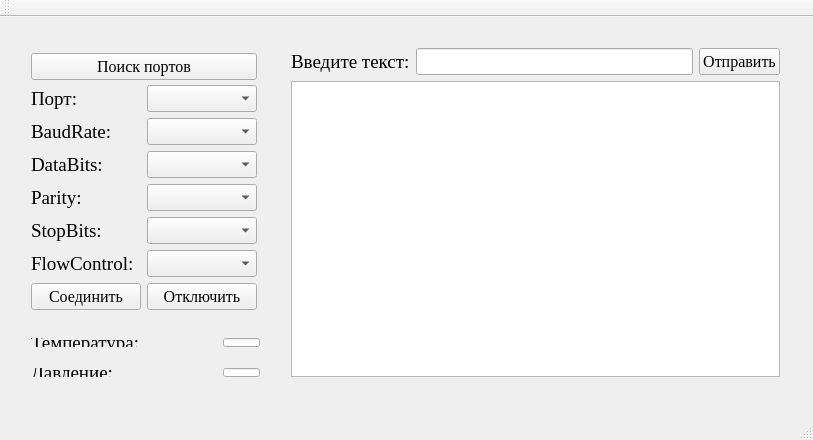
<?xml version="1.0" encoding="UTF-8"?>
<ui version="4.0">
 <class>MainWindow</class>
 <widget class="QMainWindow" name="MainWindow">
  <property name="geometry">
   <rect>
    <x>0</x>
    <y>0</y>
    <width>813</width>
    <height>440</height>
   </rect>
  </property>
  <property name="windowTitle">
   <string>COM connector</string>
  </property>
  <widget class="QWidget" name="centralWidget">
   <widget class="QWidget" name="verticalLayoutWidget">
    <property name="geometry">
     <rect>
      <x>20</x>
      <y>20</y>
      <width>248</width>
      <height>289</height>
     </rect>
    </property>
    <layout class="QVBoxLayout" name="verticalLayout">
     <property name="spacing">
      <number>0</number>
     </property>
     <item>
      <widget class="QPushButton" name="portSearchButton">
       <property name="font">
        <font>
         <family>Times New Roman</family>
         <pointsize>12</pointsize>
        </font>
       </property>
       <property name="text">
        <string>Поиск портов</string>
       </property>
      </widget>
     </item>
     <item>
      <layout class="QGridLayout" name="gridLayout">
       <item row="6" column="1">
        <widget class="QPushButton" name="disconnectButton">
         <property name="font">
          <font>
           <family>Times New Roman</family>
           <pointsize>12</pointsize>
          </font>
         </property>
         <property name="text">
          <string>Отключить</string>
         </property>
        </widget>
       </item>
       <item row="5" column="0">
        <widget class="QLabel" name="flowControlLabel">
         <property name="font">
          <font>
           <family>Times New Roman</family>
           <pointsize>14</pointsize>
          </font>
         </property>
         <property name="text">
          <string>FlowControl:</string>
         </property>
        </widget>
       </item>
       <item row="1" column="0">
        <widget class="QLabel" name="baudLabel">
         <property name="font">
          <font>
           <family>Times New Roman</family>
           <pointsize>14</pointsize>
          </font>
         </property>
         <property name="text">
          <string>BaudRate:</string>
         </property>
        </widget>
       </item>
       <item row="2" column="0">
        <widget class="QLabel" name="dataBitsLabel">
         <property name="font">
          <font>
           <family>Times New Roman</family>
           <pointsize>14</pointsize>
          </font>
         </property>
         <property name="text">
          <string>DataBits:</string>
         </property>
        </widget>
       </item>
       <item row="5" column="1">
        <widget class="QComboBox" name="flowControlComboBox">
         <property name="font">
          <font>
           <family>Times New Roman</family>
           <pointsize>12</pointsize>
          </font>
         </property>
        </widget>
       </item>
       <item row="6" column="0">
        <widget class="QPushButton" name="connectButton">
         <property name="font">
          <font>
           <family>Times New Roman</family>
           <pointsize>12</pointsize>
          </font>
         </property>
         <property name="text">
          <string>Соединить</string>
         </property>
        </widget>
       </item>
       <item row="3" column="1">
        <widget class="QComboBox" name="parityComboBox">
         <property name="font">
          <font>
           <family>Times New Roman</family>
           <pointsize>12</pointsize>
          </font>
         </property>
        </widget>
       </item>
       <item row="2" column="1">
        <widget class="QComboBox" name="dataBitsComboBox">
         <property name="font">
          <font>
           <family>Times New Roman</family>
           <pointsize>12</pointsize>
          </font>
         </property>
        </widget>
       </item>
       <item row="1" column="1">
        <widget class="QComboBox" name="baudComboBox">
         <property name="font">
          <font>
           <family>Times New Roman</family>
           <pointsize>12</pointsize>
          </font>
         </property>
        </widget>
       </item>
       <item row="3" column="0">
        <widget class="QLabel" name="parityLabel">
         <property name="font">
          <font>
           <family>Times New Roman</family>
           <pointsize>14</pointsize>
          </font>
         </property>
         <property name="text">
          <string>Parity:</string>
         </property>
        </widget>
       </item>
       <item row="4" column="0">
        <widget class="QLabel" name="StopBitsLabel">
         <property name="font">
          <font>
           <family>Times New Roman</family>
           <pointsize>14</pointsize>
          </font>
         </property>
         <property name="text">
          <string>StopBits:</string>
         </property>
        </widget>
       </item>
       <item row="4" column="1">
        <widget class="QComboBox" name="stopBitsComboBox">
         <property name="font">
          <font>
           <family>Times New Roman</family>
           <pointsize>12</pointsize>
          </font>
         </property>
        </widget>
       </item>
       <item row="0" column="0">
        <widget class="QLabel" name="label">
         <property name="font">
          <font>
           <family>Times New Roman</family>
           <pointsize>14</pointsize>
          </font>
         </property>
         <property name="text">
          <string>Порт:</string>
         </property>
        </widget>
       </item>
       <item row="0" column="1">
        <widget class="QComboBox" name="portComboBox">
         <property name="font">
          <font>
           <family>Times New Roman</family>
           <pointsize>12</pointsize>
          </font>
         </property>
        </widget>
       </item>
      </layout>
     </item>
    </layout>
   </widget>
   <widget class="QWidget" name="verticalLayoutWidget_2">
    <property name="geometry">
     <rect>
      <x>280</x>
      <y>20</y>
      <width>511</width>
      <height>351</height>
     </rect>
    </property>
    <layout class="QVBoxLayout" name="verticalLayout_2" stretch="0,0">
     <item>
      <layout class="QHBoxLayout" name="horizontalLayout_3">
       <item>
        <widget class="QLabel" name="sendTextLabel">
         <property name="font">
          <font>
           <family>Times New Roman</family>
           <pointsize>14</pointsize>
          </font>
         </property>
         <property name="text">
          <string>Введите текст:</string>
         </property>
        </widget>
       </item>
       <item>
        <widget class="QLineEdit" name="sendingTextEdit">
         <property name="font">
          <font>
           <family>Times New Roman</family>
           <pointsize>12</pointsize>
          </font>
         </property>
        </widget>
       </item>
       <item>
        <widget class="QPushButton" name="sendButton">
         <property name="font">
          <font>
           <family>Times New Roman</family>
           <pointsize>12</pointsize>
          </font>
         </property>
         <property name="text">
          <string>Отправить</string>
         </property>
        </widget>
       </item>
      </layout>
     </item>
     <item>
      <widget class="QTextBrowser" name="log">
       <property name="font">
        <font>
         <family>Times New Roman</family>
         <pointsize>12</pointsize>
        </font>
       </property>
      </widget>
     </item>
    </layout>
   </widget>
   <widget class="QWidget" name="horizontalLayoutWidget">
    <property name="geometry">
     <rect>
      <x>20</x>
      <y>310</y>
      <width>251</width>
      <height>31</height>
     </rect>
    </property>
    <layout class="QHBoxLayout" name="horizontalLayout" stretch="10,2">
     <item>
      <widget class="QLabel" name="temperatureLabel">
       <property name="font">
        <font>
         <family>Times New Roman</family>
         <pointsize>14</pointsize>
        </font>
       </property>
       <property name="text">
        <string>Температура:</string>
       </property>
      </widget>
     </item>
     <item>
      <widget class="QLineEdit" name="temperatureEdit">
       <property name="enabled">
        <bool>true</bool>
       </property>
       <property name="font">
        <font>
         <family>Times New Roman</family>
         <pointsize>12</pointsize>
        </font>
       </property>
       <property name="text">
        <string/>
       </property>
       <property name="alignment">
        <set>Qt::AlignRight|Qt::AlignTrailing|Qt::AlignVCenter</set>
       </property>
       <property name="readOnly">
        <bool>true</bool>
       </property>
      </widget>
     </item>
    </layout>
   </widget>
   <widget class="QWidget" name="horizontalLayoutWidget_2">
    <property name="geometry">
     <rect>
      <x>20</x>
      <y>340</y>
      <width>251</width>
      <height>31</height>
     </rect>
    </property>
    <layout class="QHBoxLayout" name="horizontalLayout_2" stretch="10,2">
     <item>
      <widget class="QLabel" name="pressureLabel">
       <property name="font">
        <font>
         <family>Times New Roman</family>
         <pointsize>14</pointsize>
        </font>
       </property>
       <property name="text">
        <string>Давление:</string>
       </property>
      </widget>
     </item>
     <item>
      <widget class="QLineEdit" name="pressureEdit">
       <property name="enabled">
        <bool>true</bool>
       </property>
       <property name="font">
        <font>
         <family>Times New Roman</family>
         <pointsize>12</pointsize>
        </font>
       </property>
       <property name="text">
        <string/>
       </property>
       <property name="alignment">
        <set>Qt::AlignRight|Qt::AlignTrailing|Qt::AlignVCenter</set>
       </property>
       <property name="readOnly">
        <bool>true</bool>
       </property>
      </widget>
     </item>
    </layout>
   </widget>
  </widget>
  <widget class="QMenuBar" name="menuBar">
   <property name="geometry">
    <rect>
     <x>0</x>
     <y>0</y>
     <width>813</width>
     <height>20</height>
    </rect>
   </property>
  </widget>
  <widget class="QToolBar" name="mainToolBar">
   <attribute name="toolBarArea">
    <enum>TopToolBarArea</enum>
   </attribute>
   <attribute name="toolBarBreak">
    <bool>false</bool>
   </attribute>
  </widget>
  <widget class="QStatusBar" name="statusBar"/>
 </widget>
 <layoutdefault spacing="6" margin="11"/>
 <resources/>
 <connections/>
</ui>
